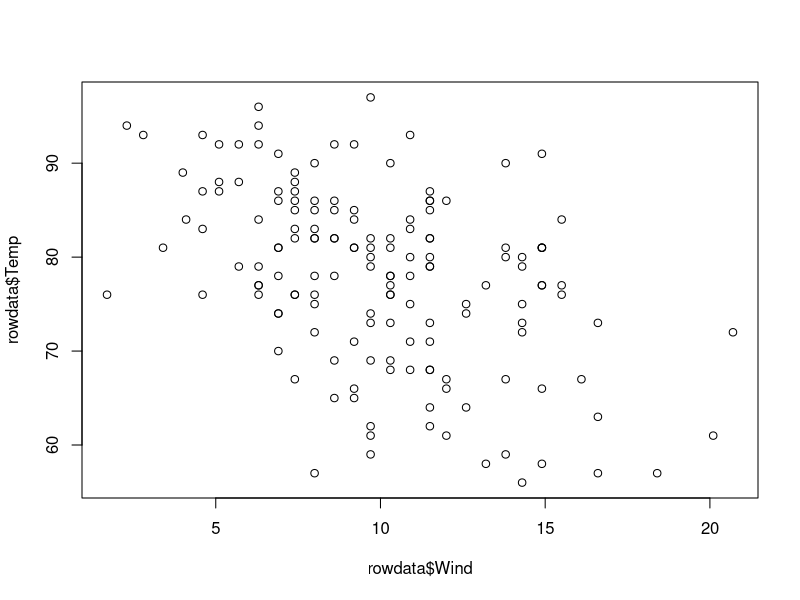

Write the R code that produced this figure. (Note: this script raises an error after producing the figure.)
a = 5
b = 6
sum(a,b)

data()

rowdata <- airquality
head(rowdata,7)
dim(rowdata)
summary(rowdata)

plot(rowdata$Wind,rowdata$Temp)

library(tidyverse)

rowdata_t <- as_tibble(rowdata)
head(rowdata_t)

summary(rowdata_t)

ggplot(data=rowdata_t) = geom_point(mapping = aes(x = Wind, y = Temp))